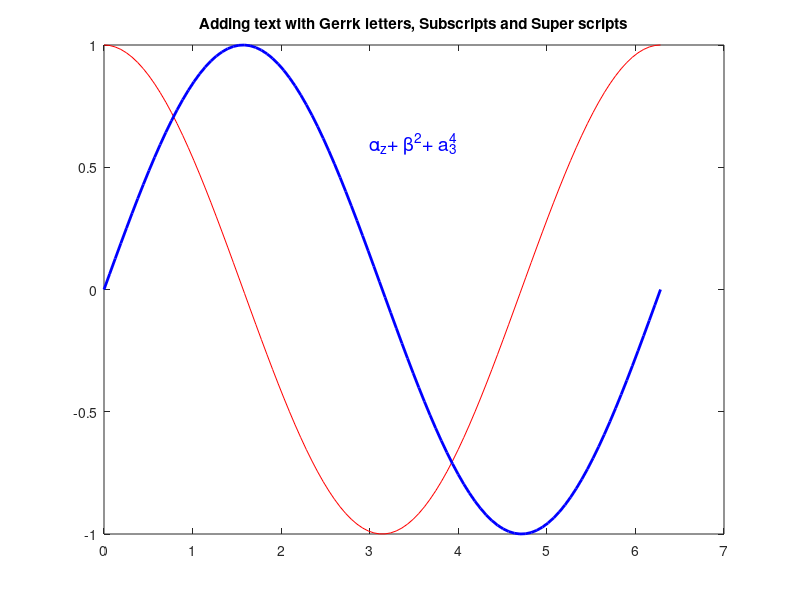

The MATLAB script that drew this image:
x=linspace(0,2*pi);
y1=cos(x);
y2=sin(x);
plot(x,y1,'r',x,y2,'b','linewidth',2)
text(3,.6,'\alpha_z+ \beta^2+ a_3^4','fontSize',14,'color','b');

title('Adding text with Gerrk letters, Subscripts and Super scripts')